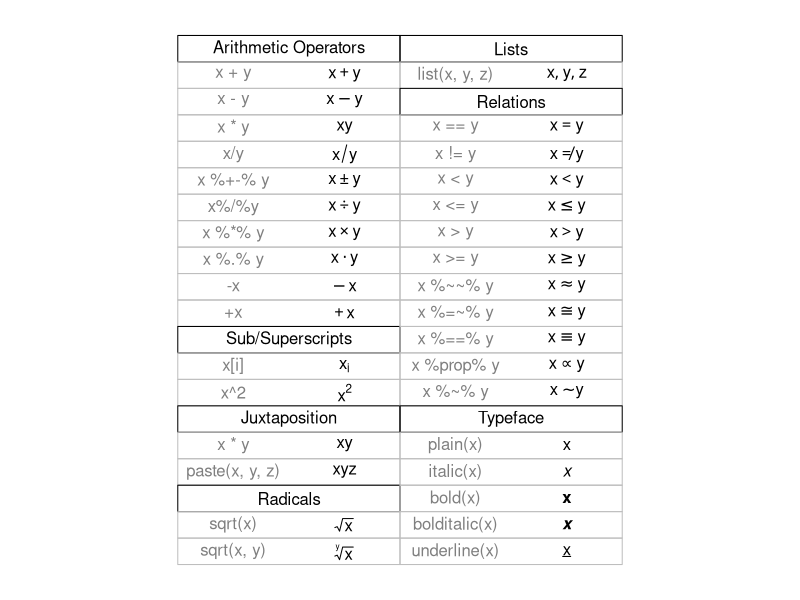
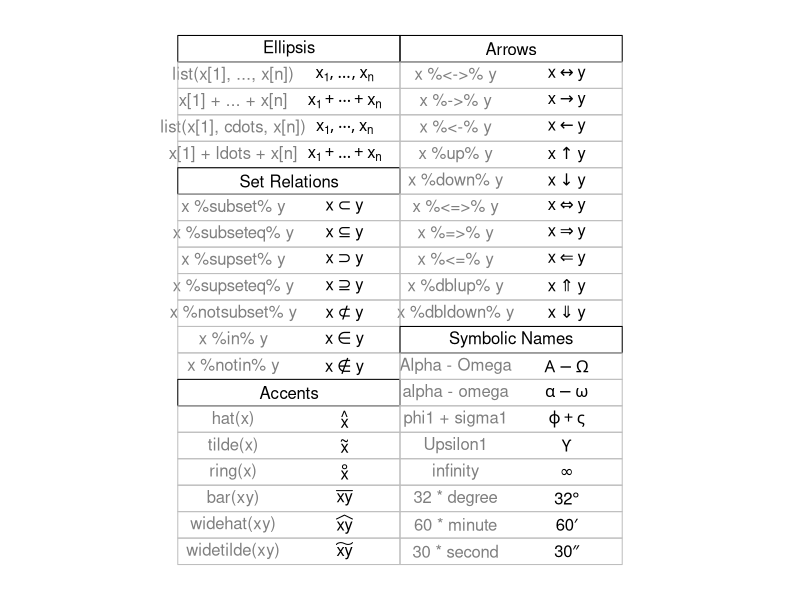
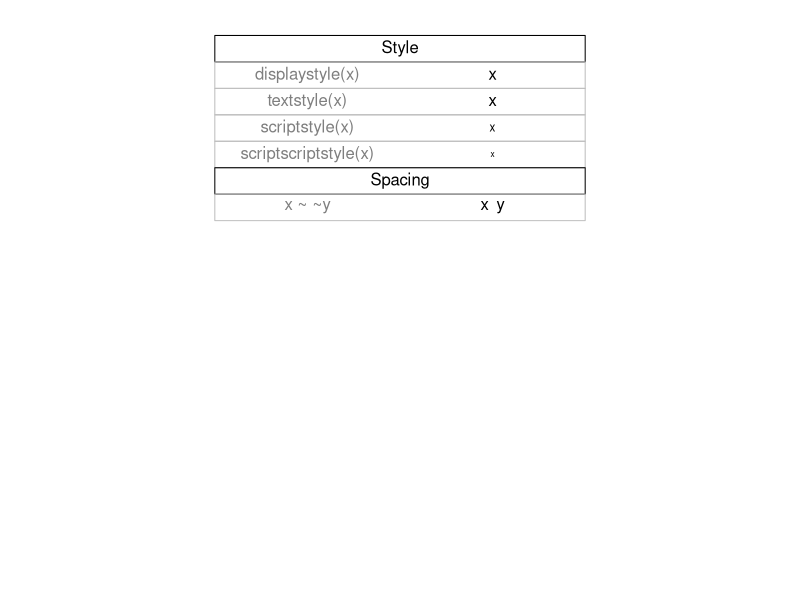
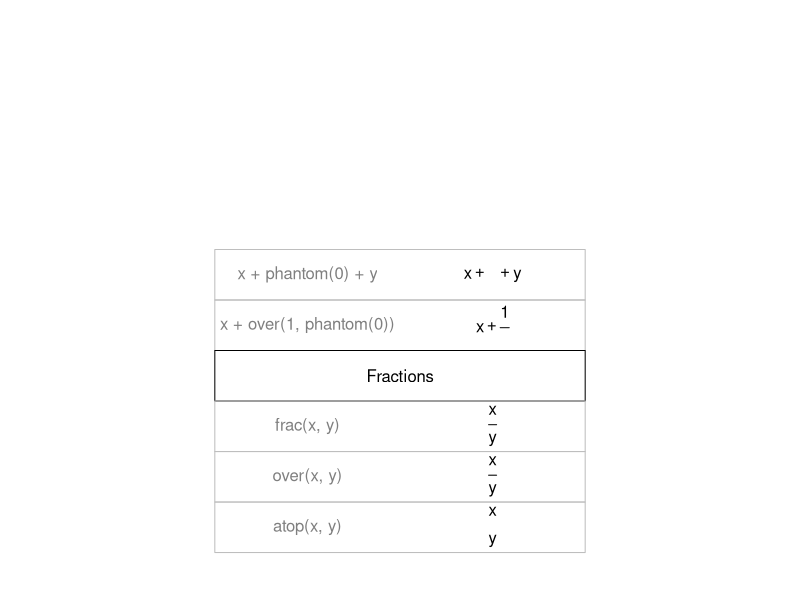
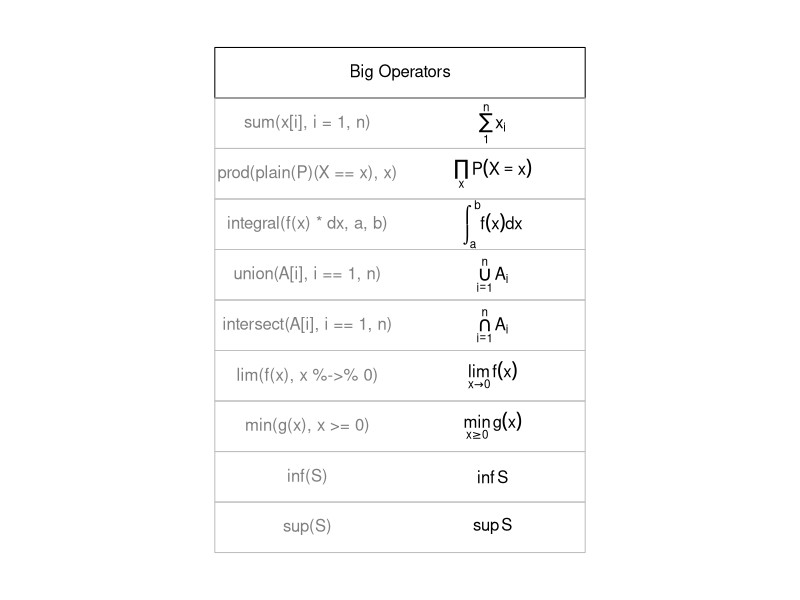
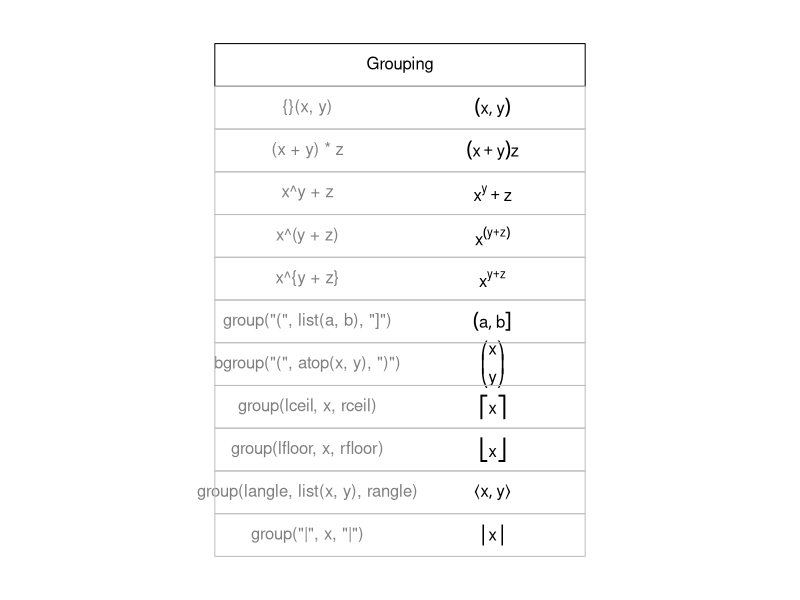

R code for these plots, in order:
# Examples from grDevices::plotmath helpfil
if (Sys.info()['sysname'] == "Darwin") os <- "macos"
if (Sys.info()['sysname'] == "Linux") os <- "linux"

library(ragg)
library(glue)

# demo 1
#  Copyright (C) 2002-2016 The R Core Team

require(datasets)
require(grDevices); require(graphics)

## --- "math annotation" in plots :

######
# create tables of mathematical annotation functionality
######
make.table <- function(nr, nc) {
  savepar <- par(mar=rep(0, 4), pty="s")
  plot(c(0, nc*2 + 1), c(0, -(nr + 1)),
       type="n", xlab="", ylab="", axes=FALSE)
  savepar
}

get.r <- function(i, nr) {
  i %% nr + 1
}

get.c <- function(i, nr) {
  i %/% nr + 1
}

draw.title.cell <- function(title, i, nr) {
  r <- get.r(i, nr)
  c <- get.c(i, nr)
  text(2*c - .5, -r, title)
  rect((2*(c - 1) + .5), -(r - .5), (2*c + .5), -(r + .5))
}

draw.plotmath.cell <- function(expr, i, nr, string = NULL) {
  r <- get.r(i, nr)
  c <- get.c(i, nr)
  if (is.null(string)) {
    string <- deparse(expr)
    string <- substr(string, 12, nchar(string) - 1)
  }
  text((2*(c - 1) + 1), -r, string, col="grey50")
  text((2*c), -r, expr, adj=c(.5,.5))
  rect((2*(c - 1) + .5), -(r - .5), (2*c + .5), -(r + .5), border="grey")
}

nr <- 20
nc <- 2

agg_png(glue('img/demo-1-{os}.png'))
oldpar <- make.table(nr, nc)
i <- 0
draw.title.cell("Arithmetic Operators", i, nr); i <- i + 1
draw.plotmath.cell(expression(x + y), i, nr); i <- i + 1
draw.plotmath.cell(expression(x - y), i, nr); i <- i + 1
draw.plotmath.cell(expression(x * y), i, nr); i <- i + 1
draw.plotmath.cell(expression(x / y), i, nr); i <- i + 1
draw.plotmath.cell(expression(x %+-% y), i, nr); i <- i + 1
draw.plotmath.cell(expression(x %/% y), i, nr); i <- i + 1
draw.plotmath.cell(expression(x %*% y), i, nr); i <- i + 1
draw.plotmath.cell(expression(x %.% y), i, nr); i <- i + 1
draw.plotmath.cell(expression(-x), i, nr); i <- i + 1
draw.plotmath.cell(expression(+x), i, nr); i <- i + 1
draw.title.cell("Sub/Superscripts", i, nr); i <- i + 1
draw.plotmath.cell(expression(x[i]), i, nr); i <- i + 1
draw.plotmath.cell(expression(x^2), i, nr); i <- i + 1
draw.title.cell("Juxtaposition", i, nr); i <- i + 1
draw.plotmath.cell(expression(x * y), i, nr); i <- i + 1
draw.plotmath.cell(expression(paste(x, y, z)), i, nr); i <- i + 1
draw.title.cell("Radicals", i, nr); i <- i + 1
draw.plotmath.cell(expression(sqrt(x)), i, nr); i <- i + 1
draw.plotmath.cell(expression(sqrt(x, y)), i, nr); i <- i + 1
draw.title.cell("Lists", i, nr); i <- i + 1
draw.plotmath.cell(expression(list(x, y, z)), i, nr); i <- i + 1
draw.title.cell("Relations", i, nr); i <- i + 1
draw.plotmath.cell(expression(x == y), i, nr); i <- i + 1
draw.plotmath.cell(expression(x != y), i, nr); i <- i + 1
draw.plotmath.cell(expression(x < y), i, nr); i <- i + 1
draw.plotmath.cell(expression(x <= y), i, nr); i <- i + 1
draw.plotmath.cell(expression(x > y), i, nr); i <- i + 1
draw.plotmath.cell(expression(x >= y), i, nr); i <- i + 1
draw.plotmath.cell(expression(x %~~% y), i, nr); i <- i + 1
draw.plotmath.cell(expression(x %=~% y), i, nr); i <- i + 1
draw.plotmath.cell(expression(x %==% y), i, nr); i <- i + 1
draw.plotmath.cell(expression(x %prop% y), i, nr); i <- i + 1
draw.plotmath.cell(expression(x %~% y), i, nr); i <- i + 1
draw.title.cell("Typeface", i, nr); i <- i + 1
draw.plotmath.cell(expression(plain(x)), i, nr); i <- i + 1
draw.plotmath.cell(expression(italic(x)), i, nr); i <- i + 1
draw.plotmath.cell(expression(bold(x)), i, nr); i <- i + 1
draw.plotmath.cell(expression(bolditalic(x)), i, nr); i <- i + 1
draw.plotmath.cell(expression(underline(x)), i, nr); i <- i + 1
dev.off()

# demo 2
agg_png(glue('img/demo-2-{os}.png'))
# Need fewer, wider columns for ellipsis ...
nr <- 20
nc <- 2
make.table(nr, nc)
i <- 0
draw.title.cell("Ellipsis", i, nr); i <- i + 1
draw.plotmath.cell(expression(list(x[1], ..., x[n])), i, nr); i <- i + 1
draw.plotmath.cell(expression(x[1] + ... + x[n]), i, nr); i <- i + 1
draw.plotmath.cell(expression(list(x[1], cdots, x[n])), i, nr); i <- i + 1
draw.plotmath.cell(expression(x[1] + ldots + x[n]), i, nr); i <- i + 1
draw.title.cell("Set Relations", i, nr); i <- i + 1
draw.plotmath.cell(expression(x %subset% y), i, nr); i <- i + 1
draw.plotmath.cell(expression(x %subseteq% y), i, nr); i <- i + 1
draw.plotmath.cell(expression(x %supset% y), i, nr); i <- i + 1
draw.plotmath.cell(expression(x %supseteq% y), i, nr); i <- i + 1
draw.plotmath.cell(expression(x %notsubset% y), i, nr); i <- i + 1
draw.plotmath.cell(expression(x %in% y), i, nr); i <- i + 1
draw.plotmath.cell(expression(x %notin% y), i, nr); i <- i + 1
draw.title.cell("Accents", i, nr); i <- i + 1
draw.plotmath.cell(expression(hat(x)), i, nr); i <- i + 1
draw.plotmath.cell(expression(tilde(x)), i, nr); i <- i + 1
draw.plotmath.cell(expression(ring(x)), i, nr); i <- i + 1
draw.plotmath.cell(expression(bar(xy)), i, nr); i <- i + 1
draw.plotmath.cell(expression(widehat(xy)), i, nr); i <- i + 1
draw.plotmath.cell(expression(widetilde(xy)), i, nr); i <- i + 1
draw.title.cell("Arrows", i, nr); i <- i + 1
draw.plotmath.cell(expression(x %<->% y), i, nr); i <- i + 1
draw.plotmath.cell(expression(x %->% y), i, nr); i <- i + 1
draw.plotmath.cell(expression(x %<-% y), i, nr); i <- i + 1
draw.plotmath.cell(expression(x %up% y), i, nr); i <- i + 1
draw.plotmath.cell(expression(x %down% y), i, nr); i <- i + 1
draw.plotmath.cell(expression(x %<=>% y), i, nr); i <- i + 1
draw.plotmath.cell(expression(x %=>% y), i, nr); i <- i + 1
draw.plotmath.cell(expression(x %<=% y), i, nr); i <- i + 1
draw.plotmath.cell(expression(x %dblup% y), i, nr); i <- i + 1
draw.plotmath.cell(expression(x %dbldown% y), i, nr); i <- i + 1
draw.title.cell("Symbolic Names", i, nr); i <- i + 1
draw.plotmath.cell(expression(Alpha - Omega), i, nr); i <- i + 1
draw.plotmath.cell(expression(alpha - omega), i, nr); i <- i + 1
draw.plotmath.cell(expression(phi1 + sigma1), i, nr); i <- i + 1
draw.plotmath.cell(expression(Upsilon1), i, nr); i <- i + 1
draw.plotmath.cell(expression(infinity), i, nr); i <- i + 1
draw.plotmath.cell(expression(32 * degree), i, nr); i <- i + 1
draw.plotmath.cell(expression(60 * minute), i, nr); i <- i + 1
draw.plotmath.cell(expression(30 * second), i, nr); i <- i + 1
dev.off()

# demo 3
agg_png(glue('img/demo-3-{os}.png'))
# Need even fewer, wider columns for typeface and style ...
nr <- 20
nc <- 1
make.table(nr, nc)
i <- 0
draw.title.cell("Style", i, nr); i <- i + 1
draw.plotmath.cell(expression(displaystyle(x)), i, nr); i <- i + 1
draw.plotmath.cell(expression(textstyle(x)), i, nr); i <- i + 1
draw.plotmath.cell(expression(scriptstyle(x)), i, nr); i <- i + 1
draw.plotmath.cell(expression(scriptscriptstyle(x)), i, nr); i <- i + 1
draw.title.cell("Spacing", i, nr); i <- i + 1
draw.plotmath.cell(expression(x ~~ y), i, nr); i <- i + 1
dev.off()

# demo 4
agg_png(glue('img/demo-4-{os}.png'))
# Need fewer, taller rows for fractions ...
# cheat a bit to save pages
# par(new = TRUE)
nr <- 10
nc <- 1
make.table(nr, nc)
i <- 4
draw.plotmath.cell(expression(x + phantom(0) + y), i, nr); i <- i + 1
draw.plotmath.cell(expression(x + over(1, phantom(0))), i, nr); i <- i + 1
draw.title.cell("Fractions", i, nr); i <- i + 1
draw.plotmath.cell(expression(frac(x, y)), i, nr); i <- i + 1
draw.plotmath.cell(expression(over(x, y)), i, nr); i <- i + 1
draw.plotmath.cell(expression(atop(x, y)), i, nr); i <- i + 1
dev.off()

# demo 5
agg_png(glue('img/demo-5-{os}.png'))
# Need fewer, taller rows and fewer, wider columns for big operators ...
nr <- 10
nc <- 1
make.table(nr, nc)
i <- 0
draw.title.cell("Big Operators", i, nr); i <- i + 1
draw.plotmath.cell(expression(sum(x[i], i=1, n)), i, nr); i <- i + 1
draw.plotmath.cell(expression(prod(plain(P)(X == x), x)), i, nr); i <- i + 1
draw.plotmath.cell(expression(integral(f(x) * dx, a, b)), i, nr); i <- i + 1
draw.plotmath.cell(expression(union(A[i], i==1, n)), i, nr); i <- i + 1
draw.plotmath.cell(expression(intersect(A[i], i==1, n)), i, nr); i <- i + 1
draw.plotmath.cell(expression(lim(f(x), x %->% 0)), i, nr); i <- i + 1
draw.plotmath.cell(expression(min(g(x), x >= 0)), i, nr); i <- i + 1
draw.plotmath.cell(expression(inf(S)), i, nr); i <- i + 1
draw.plotmath.cell(expression(sup(S)), i, nr); i <- i + 1
dev.off()

# demo 6
agg_png(glue('img/demo-6-{os}.png'))
nr <- 12
nc <- 1
make.table(nr, nc)
i <- 0
draw.title.cell("Grouping", i, nr); i <- i + 1
# Those involving '{ . }' have to be done "by hand"
draw.plotmath.cell(expression({}(x , y)), i, nr, string="{}(x, y)"); i <- i + 1
draw.plotmath.cell(expression((x + y)*z), i, nr); i <- i + 1
draw.plotmath.cell(expression(x^y + z),   i, nr); i <- i + 1
draw.plotmath.cell(expression(x^(y + z)), i, nr); i <- i + 1
draw.plotmath.cell(expression(x^{y + z}), i, nr, string="x^{y + z}"); i <- i + 1
draw.plotmath.cell(expression(group("(", list(a, b), "]")), i, nr); i <- i + 1
draw.plotmath.cell(expression(bgroup("(", atop(x, y), ")")), i, nr); i <- i + 1
draw.plotmath.cell(expression(group(lceil, x, rceil)), i, nr); i <- i + 1
draw.plotmath.cell(expression(group(lfloor, x, rfloor)), i, nr); i <- i + 1
draw.plotmath.cell(expression(group(langle, list(x, y), rangle)), i, nr); i <- i + 1
draw.plotmath.cell(expression(group("|", x, "|")), i, nr); i <- i + 1
dev.off()

par(oldpar)
